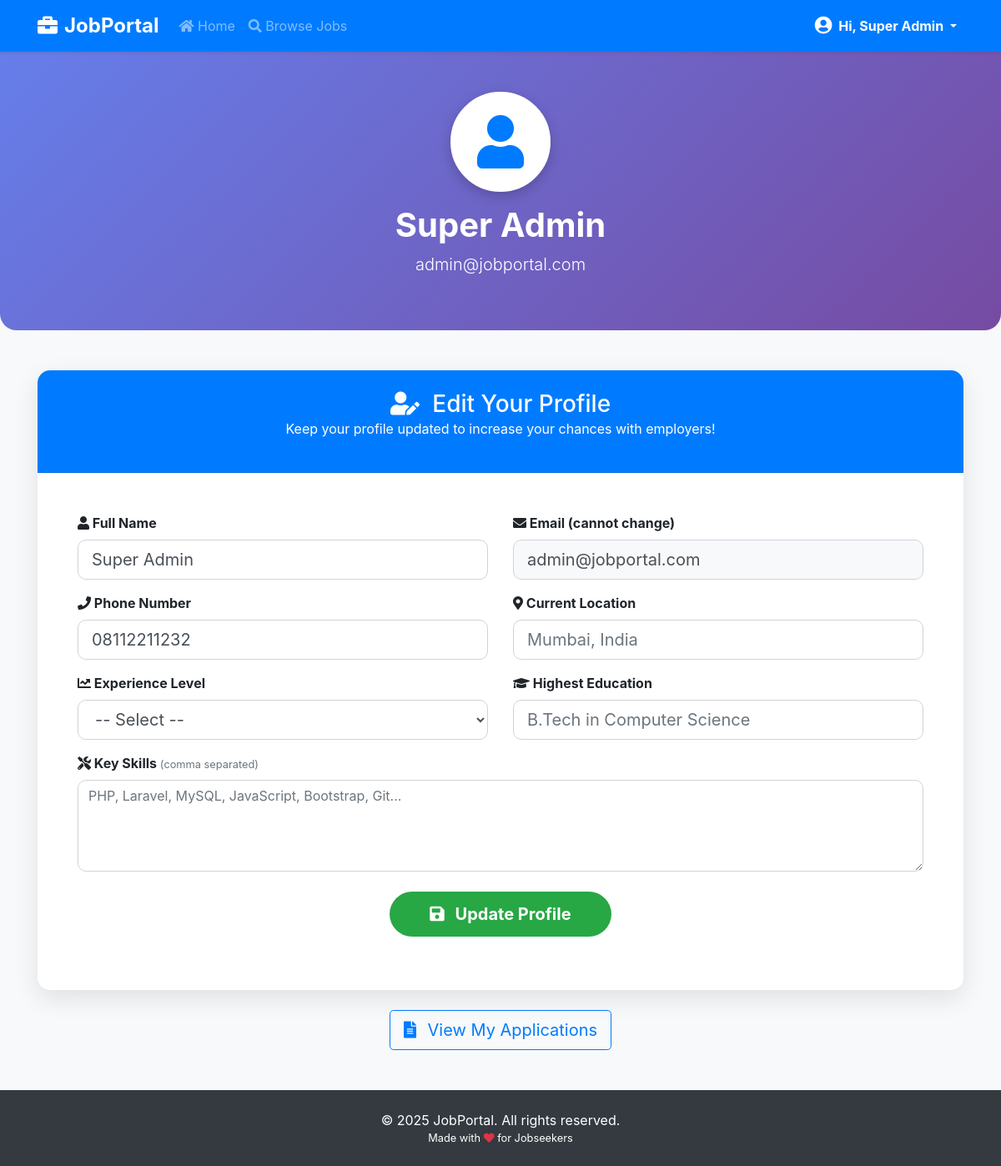
The app's page /profile.php (signed in) with its own data.
### tables this page shows
CREATE TABLE IF NOT EXISTS `users` (
  `id` int NOT NULL AUTO_INCREMENT,
  `fullname` varchar(100) DEFAULT NULL,
  `username` varchar(50) NOT NULL,
  `email` varchar(100) NOT NULL,
  `phone` varchar(20) DEFAULT NULL,
  `location` varchar(100) DEFAULT NULL,
  `experience` varchar(50) DEFAULT NULL,
  `education` varchar(100) DEFAULT NULL,
  `skills` text,
  `password` varchar(255) NOT NULL,
  `role` enum('user','admin') DEFAULT 'user',
  `created_at` timestamp NULL DEFAULT CURRENT_TIMESTAMP,
  PRIMARY KEY (`id`),
  UNIQUE KEY `username` (`username`),
  UNIQUE KEY `email` (`email`)
);

### profile.php (the view, shortened to what this page needs)
<?php include 'includes/user-navbar.php'; ?>
<?php
$user_id = $_SESSION['user_id'];
$stmt = $conn->prepare("SELECT * FROM users WHERE id = ?");
$stmt->bind_param("i", $user_id);
$stmt->execute();
$result = $stmt->get_result();
$user = $result->fetch_assoc();
?>
<!DOCTYPE html>
<html lang="en">
<head>
    <link rel="stylesheet" href="https://stackpath.bootstrapcdn.com/bootstrap/4.5.2/css/bootstrap.min.css">
    <link rel="stylesheet" href="https://cdnjs.cloudflare.com/ajax/libs/font-awesome/5.15.4/css/all.min.css">
    <link rel="stylesheet" href="assets/css/style.css">
</head>
<body>
<div class="profile-header text-center">
    <div class="container">
        <div class="profile-avatar rounded-circle mx-auto d-flex align-items-center justify-content-center">
            <i class="fas fa-user fa-4x text-primary"></i>
        </div>
        <h1 class="mt-3 font-weight-bold"><?php echo htmlspecialchars($user['fullname'] ?: $user['username']); ?></h1>
        <p class="lead"><?php echo htmlspecialchars($user['email']); ?></p>
    </div>
</div>
<div class="container my-5">
    <div class="card profile-card">
        <div class="card-header bg-primary text-white text-center py-4">
            <h3 class="mb-0"><i class="fas fa-user-edit mr-2"></i> Edit Your Profile</h3>
            <p>Keep your profile updated to increase your chances with employers!</p>
        </div>
        <div class="card-body p-5">
            <form method="POST">
                <div class="row">
                    <div class="col-md-6 mb-3">
                        <label class="font-weight-bold"><i class="fas fa-user"></i> Full Name</label>
                        <input type="text" name="fullname" class="form-control form-control-lg"
                               value="<?php echo htmlspecialchars($user['fullname'] ?? ''); ?>" placeholder="John Doe">
                    </div>
                    <div class="col-md-6 mb-3">
                        <label class="font-weight-bold"><i class="fas fa-envelope"></i> Email (cannot change)</label>
                        <input type="email" class="form-control form-control-lg bg-light"
                               value="<?php echo htmlspecialchars($user['email']); ?>" disabled>
                    </div>
                </div>
                <div class="row">
                    <div class="col-md-6 mb-3">
                        <label class="font-weight-bold"><i class="fas fa-phone"></i> Phone Number</label>
                        <input type="text" name="phone" class="form-control form-control-lg"
                               value="<?php echo htmlspecialchars($user['phone'] ?? ''); ?>" placeholder="+91 9876543210">
                    </div>
                    <div class="col-md-6 mb-3">
                        <label class="font-weight-bold"><i class="fas fa-map-marker-alt"></i> Current Location</label>
                        <input type="text" name="location" class="form-control form-control-lg"
                               value="<?php echo htmlspecialchars($user['location'] ?? ''); ?>" placeholder="Mumbai, India">
                    </div>
                </div>
                <div class="row">
                    <div class="col-md-6 mb-3">
                        <label class="font-weight-bold"><i class="fas fa-chart-line"></i> Experience Level</label>
                        <select name="experience" class="form-control form-control-lg">
                            <option value="">-- Select --</option>
                        </select>
                    </div>
                    <div class="col-md-6 mb-3">
                        <label class="font-weight-bold"><i class="fas fa-graduation-cap"></i> Highest Education</label>
                        <input type="text" name="education" class="form-control form-control-lg"
                               value="<?php echo htmlspecialchars($user['education'] ?? ''); ?>" placeholder="B.Tech in Computer Science">
                    </div>
                </div>
                <div class="mb-4">
                    <label class="font-weight-bold"><i class="fas fa-tools"></i> Key Skills <small class="text-muted">(comma separated)</small></label>
                    <textarea name="skills" class="form-control" rows="4" placeholder="PHP, Laravel, MySQL, JavaScript, Bootstrap, Git..."><?php echo htmlspecialchars($user['skills'] ?? ''); ?></textarea>
                </div>
                <div class="text-center">
                    <button type="submit" class="btn btn-update text-white btn-lg px-5">
                        <i class="fas fa-save mr-2"></i> Update Profile
                    </button>
                </div>
            </form>
        </div>
    </div>
    <div class="text-center mt-4">
        <a href="applications.php" class="btn btn-outline-primary btn-lg">
            <i class="fas fa-file-alt mr-2"></i> View My Applications
        </a>
    </div>
</div>
<?php include 'includes/footer.php'; ?>
</body>
</html>

### includes/user-navbar.php (shortened to what this page needs)
<?php
include 'connect.php';
$logged_in = false;
$fullname  = 'User';
if (isset($_SESSION['user_id']) && is_numeric($_SESSION['user_id'])) {
    $stmt = $conn->prepare("SELECT fullname, username, role FROM users WHERE id = ? LIMIT 1");
    $stmt->bind_param("i", $_SESSION['user_id']);
    $stmt->execute();
    $result = $stmt->get_result();
    if ($result->num_rows === 1) {
        $user = $result->fetch_assoc();
        $logged_in = true;
        $fullname  = !empty($user['fullname']) ? $user['fullname'] : $user['username'];
    } else {
        session_destroy();
        header("Location: login.php");
        exit();
    }
}
?>
<nav class="navbar navbar-expand-lg navbar-dark bg-primary shadow-sm">
    <div class="container">
        <a class="navbar-brand font-weight-bold" href="index.php">
            <i class="fas fa-briefcase mr-2"></i>JobPortal
        </a>
        <div class="collapse navbar-collapse" id="navbarContent">
            <ul class="navbar-nav mr-auto">
                <li class="nav-item">
                    <a class="nav-link <?php echo basename($_SERVER['PHP_SELF']) == 'index.php' ? 'active' : ''; ?>" href="index.php">
                        <i class="fas fa-home"></i> Home
                    </a>
                </li>
                <li class="nav-item">
                    <a class="nav-link <?php echo basename($_SERVER['PHP_SELF']) == 'jobs.php' ? 'active' : ''; ?>" href="jobs.php">
                        <i class="fas fa-search"></i> Browse Jobs
                    </a>
                </li>
            </ul>
            <ul class="navbar-nav ml-auto align-items-center">
                <?php if ($logged_in): ?>
                    <li class="nav-item dropdown">
                        <a class="nav-link dropdown-toggle text-white font-weight-bold" href="#" id="userDropdown" role="button" data-toggle="dropdown">
                            <i class="fas fa-user-circle fa-lg mr-1"></i>
                            Hi, <?php echo htmlspecialchars($fullname); ?>
                        </a>
                    </li>
                <?php endif; ?>
            </ul>
        </div>
    </div>
</nav>

### assets/css/style.css (style rules this page uses)
.navbar-brand { font-size: 1.5rem; }
.card { border: none; border-radius: 10px; }

### profile.php (style rules this page uses)
body { background: #f8f9fa; }
.profile-header { background: linear-gradient(135deg, #667eea 0%, #764ba2 100%); color: white; padding: 3rem 0; border-radius: 0 0 20px 20px; }
.profile-card { border-radius: 15px; box-shadow: 0 10px 30px rgba(0,0,0,0.1); overflow: hidden; }
.form-control, .custom-select { border-radius: 10px; }
.btn-update { background: #28a745; border: none; padding: 12px 40px; border-radius: 50px; font-weight: bold; }
.profile-avatar { width: 120px; height: 120px; background: #fff; border: 5px solid white; box-shadow: 0 5px 15px rgba(0,0,0,0.2); }

### records on screen
users: fullname "Super Admin", email "admin@jobportal.com", phone "08112211232"
